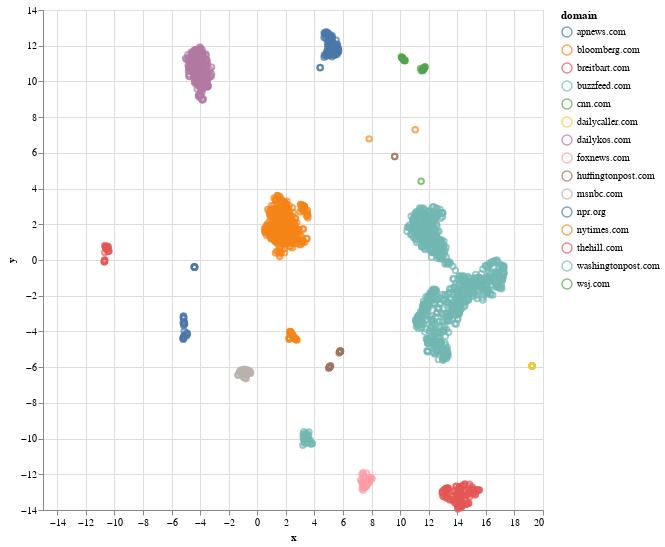

Write notebook code for a chart like this one.
### Code cell
(alt
    .Chart(points.sample(frac=0.1), width=500, height=500)
    .mark_point()
    .encode(x='x', y='y', tooltip='label', color='domain'))

### Figure 1 — Vega-Lite specification as saved in the notebook (floating-point values rounded to 4 significant figures; data arrays with more than 128 entries replaced by an {"elided": "..."} marker saying what was removed)
{"$schema": "https://vega.github.io/schema/vega-lite/v2.6.0.json", "config": {"view": {"height": 300, "width": 400}}, "data": {"name": "data-52a2d1511473ea0142a1f7bc383a7b28"}, "datasets": {"data-52a2d1511473ea0142a1f7bc383a7b28": {"elided": "1890 records"}}, "encoding": {"color": {"field": "domain", "type": "nominal"}, "tooltip": {"field": "label", "type": "nominal"}, "x": {"field": "x", "type": "quantitative"}, "y": {"field": "y", "type": "quantitative"}}, "height": 500, "mark": "point", "width": 500}
